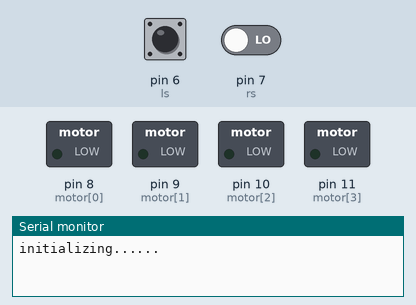
Recording of a sketch running on a simulated Arduino Uno, built with avr-gcc and run on an emulated ATmega328P. Shown: switched loads named in the sketch (green lamp = pin HIGH), the last lines printed to the serial monitor. Dashed ring = blinking. Inputs (shaded band) come from the test bench; at power-on: pin 6 (ls) LOW, pin 7 (rs) LOW.

Above: at 5.3 s.
5.4 s: pin 6 (ls) driven HIGH
At 9.13 s:
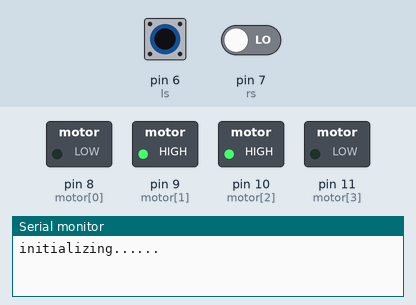
11.9 s: pin 7 (rs) driven HIGH
At 15.0 s:
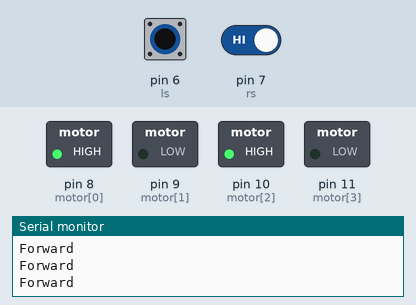
15.4 s: pin 7 (rs) driven LOW
At 17.5 s:
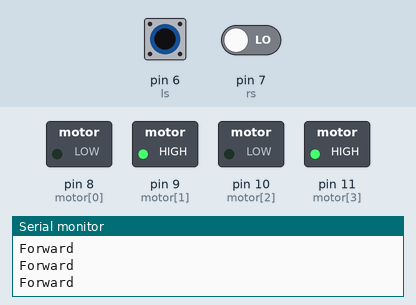
21.6 s: pin 6 (ls) driven LOW
At 23.7 s:
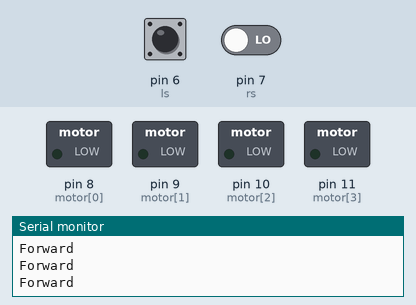
26.1 s: pin 6 (ls) driven HIGH and pin 7 (rs) driven HIGH
At 27.01 s:
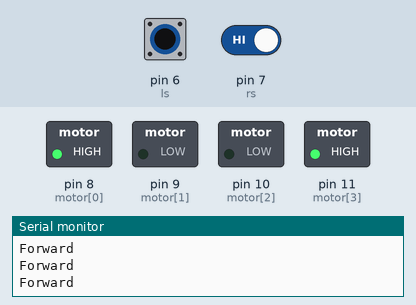
32.6 s: pin 6 (ls) pulsed LOW 2 times (0.12 s each, 0.3 s apart)
At 34.65 s:
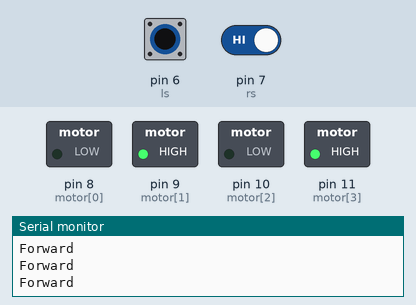
Timing chart, 0 to 36.4 s (numbered marks = the images above; inputs shaded):
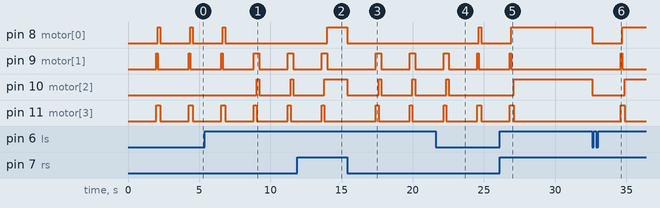

The sketch:

sketch_may14b.ino
```cpp
// Object avoider principle

// Object is present
int motor[] = { 8, 9, 10, 11 };

int rs = 7;
int ls = 6;

void setup() {
  // put your setup code here, to run once:
  Serial.begin(9600);
  for (int i = 0; i < 4; i++) {
    pinMode(motor[i], OUTPUT);
  }
  pinMode(rs, INPUT);
  pinMode(ls, INPUT);
  Serial.println("initializing......");
}

// If one has to turn right then right motor should run backward and left motor should run forward

void stop() {
  for (int i = 0; i < 4; i++) {
    digitalWrite(motor[i], LOW);
  }

  delay(5000);
}
void loop() {
  // put your main code here, to run repeatedly:

  int rightRead = digitalRead(rs);
  int leftRead = digitalRead(ls);

  // No object detected thus car moves forward;
  if (rightRead == 1 && leftRead == 1) {
    digitalWrite(motor[0], HIGH);
    digitalWrite(motor[1], LOW);
    digitalWrite(motor[2], HIGH);
    digitalWrite(motor[3], LOW);
    Serial.println("Forward");
  }

  // That means right sensor detected the object thus avoiding turn left;

  else if (rightRead == 0 && leftRead == 1) {
    for (int i = 0; i < 4; i++) {
      digitalWrite(motor[i], LOW);
    }
    delay(2000);
    digitalWrite(motor[0], LOW);
    digitalWrite(motor[1], HIGH);
    digitalWrite(motor[2], LOW);
    digitalWrite(motor[3], HIGH);

    delay(200);

    digitalWrite(motor[0], LOW);
    digitalWrite(motor[1], HIGH);
    digitalWrite(motor[2], HIGH);
    digitalWrite(motor[3], LOW);
    delay(180);
  }

  // That means left sensor detected the object thus avoiding turn right;
  else if (rightRead == 1 && leftRead == 0) {
    for (int i = 0; i < 4; i++) {
      digitalWrite(motor[i], LOW);
    }
    delay(2000);
    digitalWrite(motor[0], LOW);
    digitalWrite(motor[1], HIGH);
    digitalWrite(motor[2], LOW);
    digitalWrite(motor[3], HIGH);

    delay(100);


    digitalWrite(motor[0], HIGH);
    digitalWrite(motor[1], LOW);
    digitalWrite(motor[2], LOW);
    digitalWrite(motor[3], HIGH);

    delay(180);
  }

  // That means both the sensor have detected object;

  else if (rightRead == 0 && leftRead == 0) {
    for (int i = 0; i < 4; i++) {
      digitalWrite(motor[i], LOW);
    }
    delay(2000);
    digitalWrite(motor[0], LOW);
    digitalWrite(motor[1], HIGH);
    digitalWrite(motor[2], LOW);
    digitalWrite(motor[3], HIGH);
    delay(100);


    digitalWrite(motor[0], HIGH);
    digitalWrite(motor[1], LOW);
    digitalWrite(motor[2], LOW);
    digitalWrite(motor[3], HIGH);
    delay(180);
  }
}
```

Measured:
- after the input at 5.4 s, pin 8 (motor[0]): goes on until 6.8 s, then stays LOW; pin 10 (motor[2]): alternates HIGH for 0.18 s and LOW for 2.2 s, starting after 3.6 s
- after the input at 11.9 s, pin 8 (motor[0]): LOW → HIGH after 2.1 s; pin 10 (motor[2]): goes on until 13.8 s, then stays HIGH
- after the input at 15.4 s, pin 8 (motor[0]): HIGH → LOW at once; pin 9 (motor[1]): alternates HIGH for 0.38 s and LOW for 2.0 s, starting after 2.0 s; pin 10 (motor[2]): alternates HIGH for 0.18 s and LOW for 2.2 s, starting at once; pin 11 (motor[3]): alternates HIGH for 0.20 s and LOW for 2.2 s, starting after 2.0 s
- after the input at 21.6 s, pin 8 (motor[0]): LOW → HIGH after 3.0 s, → LOW 0.18 s later; pin 10 (motor[2]): goes on until 22.5 s, then stays LOW
- after the input at 26.1 s, pin 8 (motor[0]): goes on until 26.9 s, then stays HIGH; pin 9 (motor[1]): goes on until 26.9 s, then stays LOW; pin 10 (motor[2]): LOW → HIGH after 1.0 s; pin 11 (motor[3]): goes on until 27.1 s, then stays LOW
- after the input at 32.6 s, pin 8 (motor[0]): HIGH → LOW at once, → HIGH 2.1 s later; pin 9 (motor[1]): LOW → HIGH after 2.0 s, → LOW 0.10 s later; pin 10 (motor[2]): HIGH → LOW at once, → HIGH 2.3 s later; pin 11 (motor[3]): LOW → HIGH after 2.0 s, → LOW 0.28 s later
- by itself, pin 8 (motor[0]): alternates HIGH for 0.18 s and LOW for 2.1 s
- by itself, pin 9 (motor[1]): repeats every 2.6 s: LOW 2.2 s, HIGH 0.38 s
